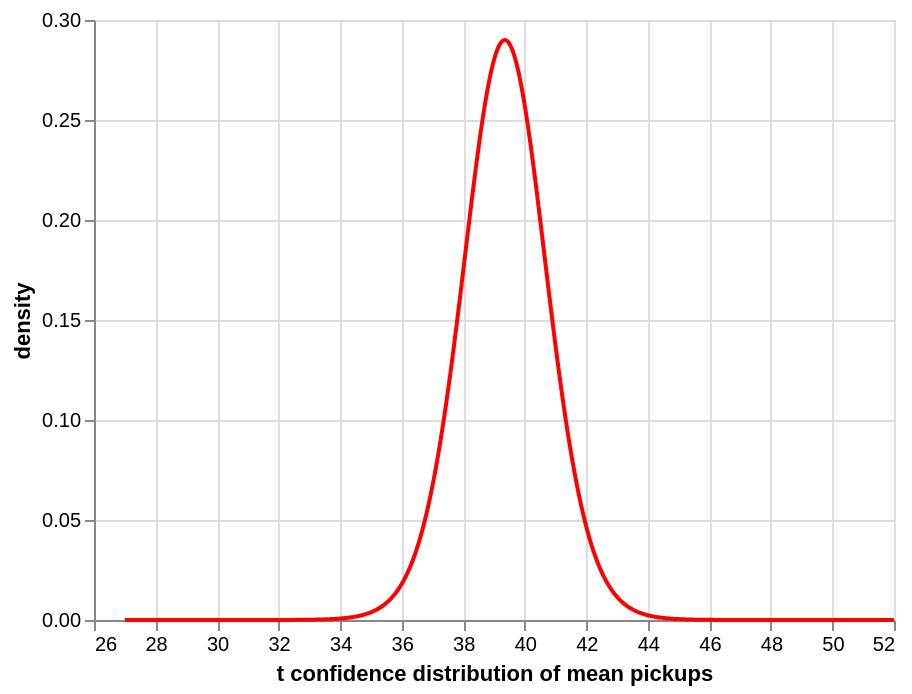

The notebook cell saved with this chart:
### Markdown cell above
## 1.3 t-based confidence distribution for mean pickups

A slight improvement to the sampling distribution above is to use a Student's t confidence distribution. At small sample sizes, the Normal approximation is less accurate; a scaled-and-shifted Student's t distribution will have slightly fatter tails than the Normal distribution. 

To determine how fat the tails are, the t distribution uses a *degrees of freedom* parameter, which for the estimate of a single independent mean of sample size $n$ is equal to $n - 1$. Thus, an improved confidence distribution over the Normal approximation above is:

$\begin{align}
\mathrm{density~function~(PDF):~} & f_\mathrm{t}\left(x \middle| n - 1, \bar{x}, s_\bar{x}\right) & \mathtt{stats.t.pdf()}\\
\mathrm{cumulative~distribution~function~(CDF):~} & F_\mathrm{t}\left(x \middle| n - 1, \bar{x}, s_\bar{x}\right) & \mathtt{stats.t.cdf()}\\
\mathrm{quantile~function~(PPF):~} & F^{-1}_\mathrm{t}\left(p \middle| n - 1, \bar{x}, s_\bar{x}\right) & \mathtt{stats.t.ppf()}
\end{align}$

This confidence distribution is related to the common Student's t test: confidence intervals from this distribution are the same as the confidence intervals you would generate from a t test.

### Question 1.3.1 Visualize the Student's t confidence distribution for the mean (5 points)

Visualize the density of the t-based confidence distribution described above in a similar manner to how the Normal sampling distribution was visualized, but use a different color for the line (this will help you with the next question):

### Code cell
# use the t confidence distribution with n - 1 degrees of freedom
dof = len(pickups_df) - 1
x = np.linspace(
    start = pickups_df["pickups"].min(),
    stop = pickups_df["pickups"].max(),
    num = 1001
)

t_density = stats.t.pdf(x, df = dof, loc = pickups_mean, scale = pickups_se)

t_df = pd.DataFrame({
    "t confidence distribution of mean pickups": x,
    "density": t_density
})

pickups_t_chart = alt.Chart(t_df).mark_line(color = "red").encode(
    x = "t confidence distribution of mean pickups:Q",
    y = "density:Q"
)

pickups_t_chart

### Figure 1 — Vega-Lite specification as saved in the notebook (floating-point values rounded to 4 significant figures; data arrays with more than 128 entries replaced by an {"elided": "..."} marker saying what was removed)
{"config": {"view": {"continuousWidth": 400, "continuousHeight": 300}}, "data": {"name": "data-70095dffa18518f3c566ed1eb69da470"}, "mark": {"type": "line", "color": "red"}, "encoding": {"x": {"field": "t confidence distribution of mean pickups", "type": "quantitative"}, "y": {"field": "density", "type": "quantitative"}}, "$schema": "https://vega.github.io/schema/vega-lite/v4.17.0.json", "datasets": {"data-70095dffa18518f3c566ed1eb69da470": {"elided": "1001 records"}}}
